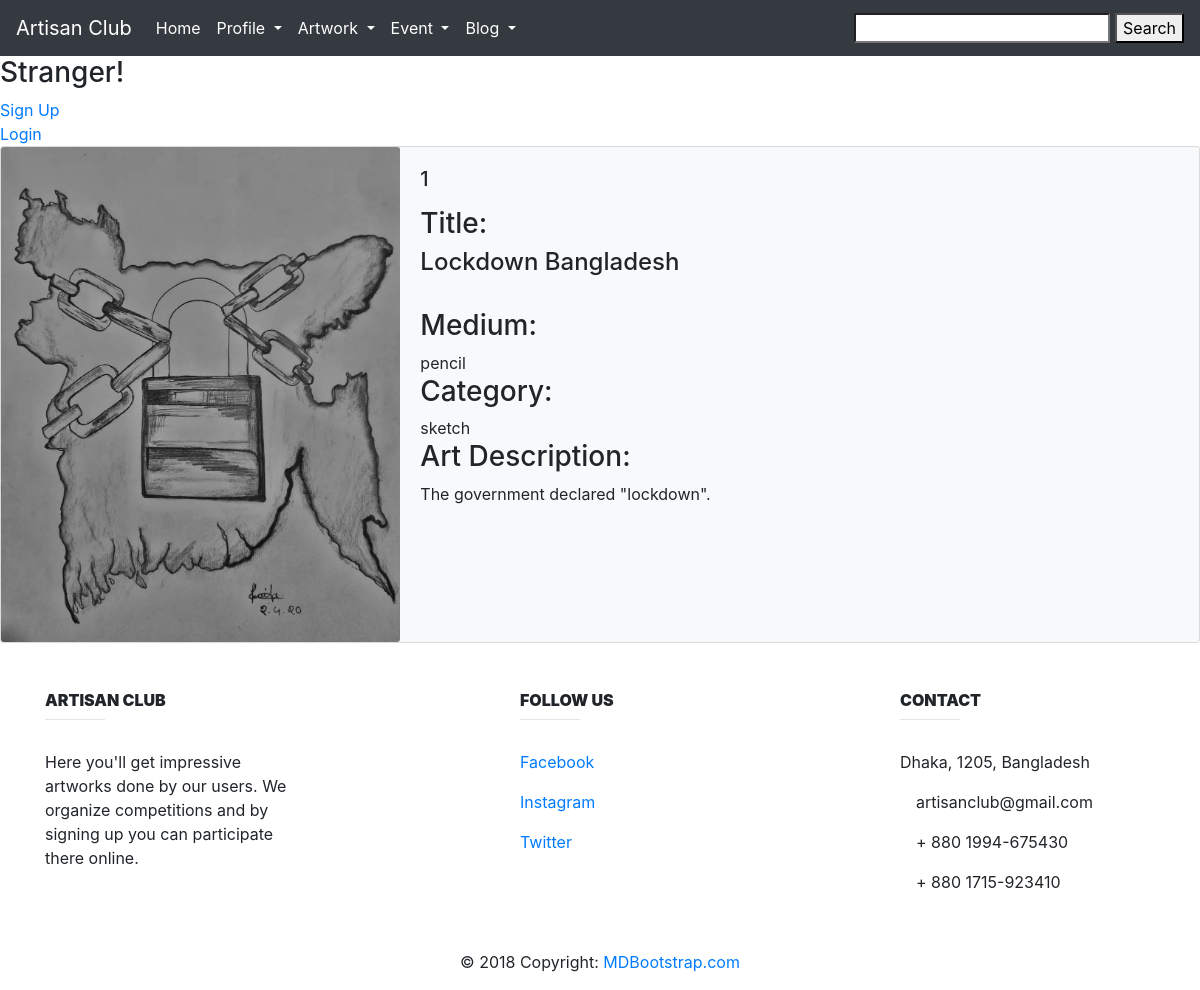
Screenshot of /ShowArtwork/1 with the database file from the repository.
### Artwork/models.py (models this page shows, shortened)
class Artwork(models.Model):
    title = models.CharField(max_length=100, default="")
    medium = models.CharField(max_length=100, default="")
    category = models.CharField(max_length=100, default="")
    art_description = models.TextField(max_length=3000, null=True)
    art = models.ImageField(upload_to='images/art/')
    user = models.ForeignKey(User,on_delete=models.CASCADE, null=True,blank=True)

### Artwork/views.py (the view)
# urls.py: path('ShowArtwork/<int:artwork_id>', Artworkview.showDetails, name='detail_view'),
def showDetails(request, artwork_id):
    searched_artwork = get_object_or_404(Artwork, id=artwork_id)
    context = {
        'search': searched_artwork,
    }
    return render(request, 'Artwork/show_artwork_details.html', context)

### templates/Artwork/show_artwork_details.html (shortened to what this page needs)
{% extends 'Base.html' %}
{% load crispy_forms_tags %}
{% block content  %}
        <div class="card bg-light mb-2`" >
          <div class="row no-gutters">
            <div class="col-md-4">
              <img src="{{ search.art.url }}" class="card-img" alt="...">
            </div>
            <div class="col-md-8">
              <div class="card-body">
                <h5 class="card-title">{{ search.id }}</h5>
                <p class="card-text">
                  <h3> Title: </h3><h4> {{ search.title }}</h4> <br>
                   <h3> Medium: </h3> {{ search.medium }} <br>
                   <h3> Category: </h3> {{ search.category }} <br>
                    <h3> Art Description: </h3>{{ search.art_description }} <br>
                </p>
              </div>
            </div>
          </div>
        </div>
{% endblock content %}

### rows the page displays
Artwork: art (picture), id "1", title "Lockdown Bangladesh", medium "pencil", category "sketch", art_description "The government declared \"lockdown\"."
